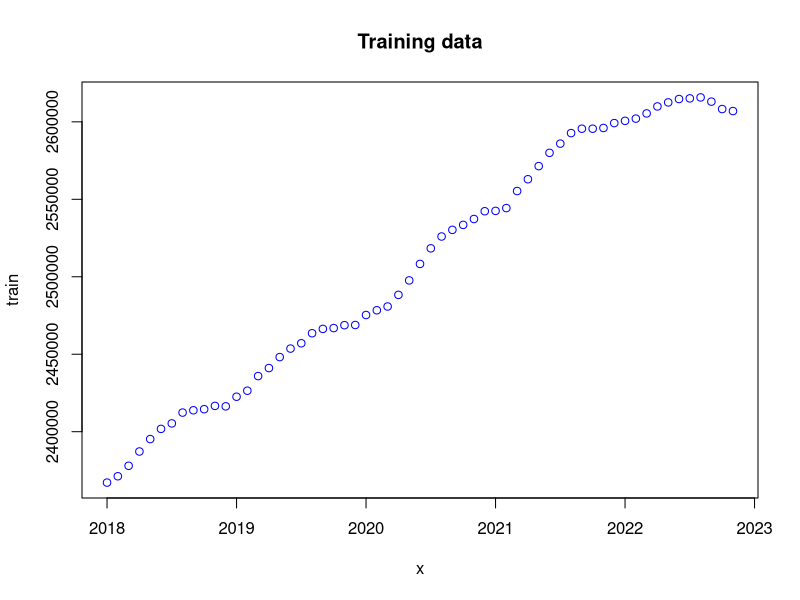
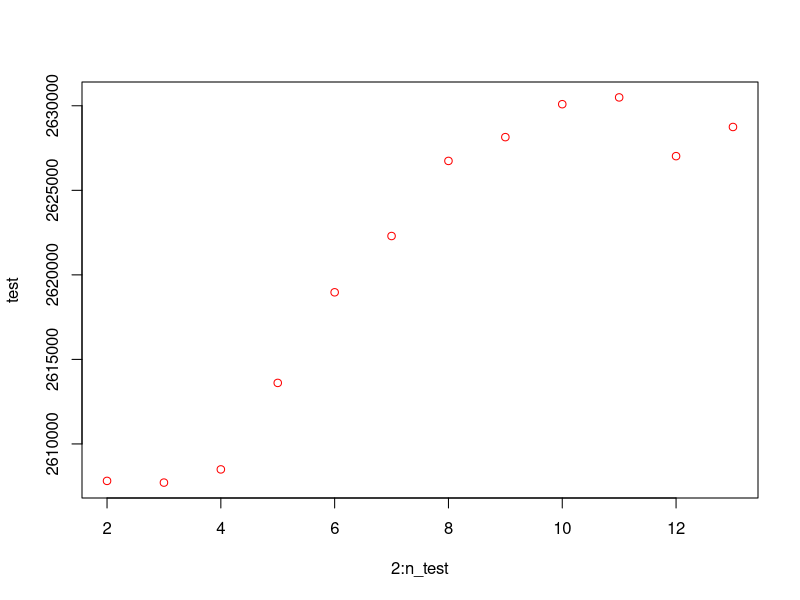

These charts were generated, in order, by the following R code: (Note: this script raises an error after producing the figures.)
# Required package to read excel
library("readxl")
library("ggplot2")

# Import the training and test data
my_data <- read_excel("Assignment 1/DST_BIL54_train.xlsx")
n_train <- length(my_data)
train <- unlist(my_data[1, 2:n_train])
x <- seq(2018, 2022 + 10/12, by = 1 / 12)

my_data <- read_excel("Assignment 1/DST_BIL54_test.xlsx")
n_test <- length(my_data)
test <- unlist(my_data[1, 2:n_test])



##### Q1 #####
plot(x, train, col = "blue", title("Training data"))

plot(2:n_test, test, col = "red")






##### Q2 #####
# Q2.1
ones <- rep(1, length(x))
x_ols <- cbind(ones, x)
theta <- solve(t(x_ols) %*% x_ols) %*% t(x_ols) %*% train

y_hat <- x_ols %*% theta
#plot(x, y_hat, col = "blue", title("Training data - OLS estimate"))
print(theta)

# Error, squared errors and residual variance estimate
error <- train - y_hat
RSS_ols <- t(error) %*% error
sigma2 <- as.numeric(RSS_ols) / (n_train - length(theta))

# Variance and std of estimated errors
v_ols <- sigma2 * solve(t(x_ols) %*% x_ols)
s_ols <- sqrt(V_ols)

# Make forecast for next 12 months
x_forecast <- seq(2022 + 11 / 12, 2023 + 10 / 12, by = 1 / 12)
x_forecast <- cbind(1, x_forecast)
y_forecast <- x_forecast %*% theta

# Confidence interval
alpha <- 0.05
vmatrix <- sigma2*(1+(x_forecast%*%solve(t(x_ols)%*%x_ols))%*%t(x_forecast))

CI_lb <- y_forecast - qt(alpha / 2, n_train - length(theta)) * sqrt(diag(vmatrix))
CI_ub <- y_forecast + qt(alpha / 2, n_train - length(theta)) * sqrt(diag(vmatrix))

# Plot fitted model, training data, forecast and CI
plot(x, train, col = "blue", title("Training data - OLS estimate"),
     xlim=c(2018, 2024), ylim = c(2.3E6, 2.8E6)) 
lines(x, y_hat, col = "red")
points(x_forecast[, 2], y_forecast, col = "green")
lines(x_forecast[, 2], CI_lb, col = "green")
lines(x_forecast[, 2], CI_ub, col = "green")


df_train <- data.frame(year = x, y = train, y_hat = y_hat)
df_forecast <- data.frame(year = x_forecast[,2], y = y_forecast, CI_lb = CI_lb, CI_ub = CI_ub)


# Ribbon missing.....
ggplot(df_train, aes(x = year, y=train)) +
  geom_point() + 
  geom_line(aes(x = year, y=y_hat), col="red", size = 0.5) +
  geom_point(data = df_forecast, aes(x = year, y = y), col="red", size=.5) +
  geom_ribbon(data = df_forecast, aes(x=year, ymin=CI_lb, ymax=CI_ub), inherit.aes=FALSE, alpha=0.8, fill="red")

##### Q3 #####






##### Q4 #####
